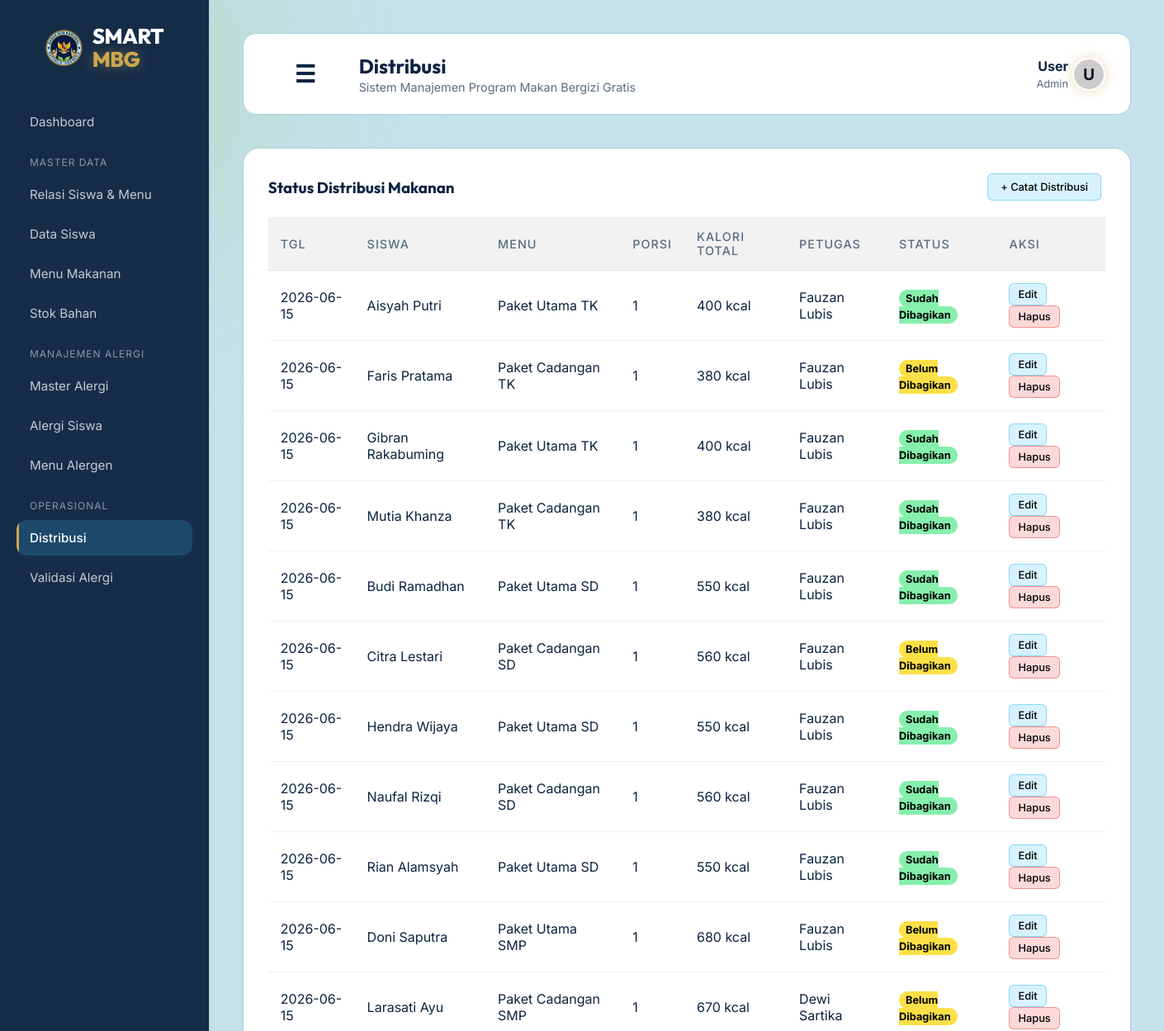
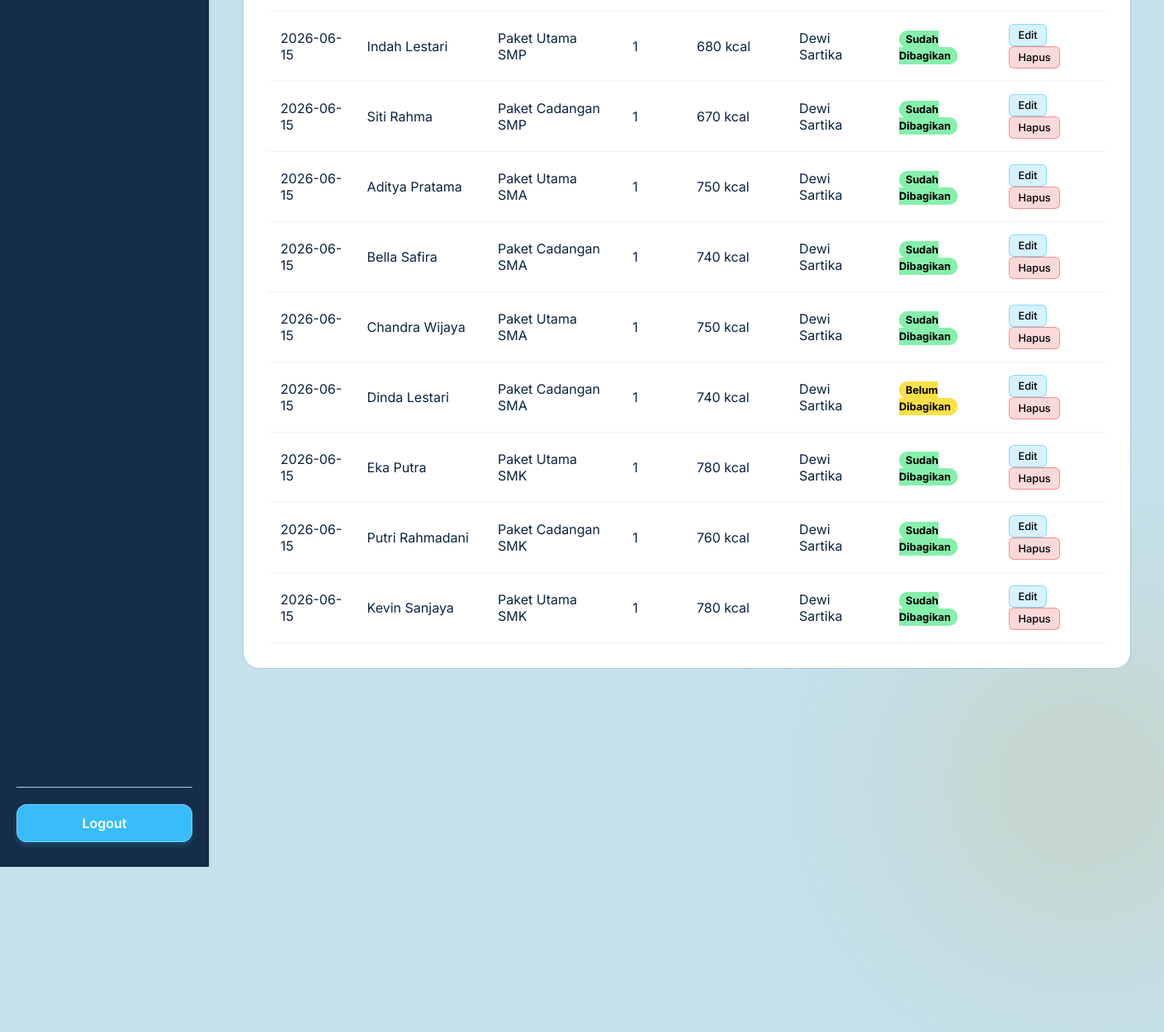
Screenshot of /public/distribusi with the database file from the repository (2 pictures, top to bottom).
### tables this page shows
CREATE TABLE `distribusi` (
  `id_distribusi` int(11) NOT NULL,
  `id_siswa` int(11) NOT NULL,
  `id_menu` int(11) NOT NULL,
  `id_petugas` int(11) NOT NULL,
  `tanggal` date NOT NULL,
  `jumlah_porsi` int(11) DEFAULT 1,
  `total_kalori` int(11) DEFAULT 0,
  `status` enum('Sudah Dibagikan','Belum Dibagikan') DEFAULT 'Belum Dibagikan'
);

CREATE TABLE `siswa` (
  `id_siswa` int(11) NOT NULL,
  `nis` varchar(30) NOT NULL,
  `nama_siswa` varchar(100) NOT NULL,
  `jenis_kelamin` enum('L','P') NOT NULL,
  `status` enum('Aktif','Nonaktif') DEFAULT 'Aktif',
  `created_at` timestamp NOT NULL DEFAULT current_timestamp(),
  `id_sekolah` int(11) NOT NULL
);

CREATE TABLE `menu_makanan` (
  `id_menu` int(11) NOT NULL,
  `nama_menu` varchar(100) NOT NULL,
  `jenjang` enum('TK','SD','SMP','SMA','SMK') NOT NULL,
  `kategori` enum('Makanan Utama','Lauk','Sayur','Buah','Minuman') NOT NULL,
  `deskripsi` text DEFAULT NULL,
  `kalori` int(11) NOT NULL,
  `protein` decimal(5,2) DEFAULT 0.00,
  `lemak` decimal(5,2) DEFAULT 0.00,
  `karbohidrat` decimal(5,2) DEFAULT 0.00,
  `vitamin` decimal(5,2) DEFAULT 0.00,
  `berat_porsi` int(11) DEFAULT 0 COMMENT 'gram',
  `harga` decimal(10,2) DEFAULT 0.00,
  `status` enum('Aktif','Nonaktif') DEFAULT 'Aktif',
  `created_at` timestamp NOT NULL DEFAULT current_timestamp()
);

CREATE TABLE `users` (
  `id_user` int(11) NOT NULL,
  `nama` varchar(100) NOT NULL,
  `username` varchar(50) NOT NULL,
  `password` varchar(255) NOT NULL,
  `role` enum('admin','petugas_stok','petugas_distribusi') DEFAULT 'petugas_stok',
  `created_at` timestamp NOT NULL DEFAULT current_timestamp()
);

### app/core/Controller.php (called while the page is built, shortened)
<?php
class Controller {
    public function view($view, $data = []) {
        require_once '../app/views/' . $view . '.php';
    }
    public function model($model) {
        return new $model;
    }
}

### app/controllers/Distribusi.php (called while the page is built, shortened)
<?php
class Distribusi extends Controller {
    public function index() {
        $data['judul'] = 'Distribusi';
        $data['distribusi'] = $this->model('Distribusi_model')->getAllDistribusi();
        $data['siswa'] = $this->model('Siswa_model')->getAllSiswa();
        $data['menu'] = $this->model('Menu_model')->getAllMenu();
        $data['users'] = $this->model('User_model')->getAllUsers();
        $this->view('distribusi/index', $data);
    }
}

### app/core/App.php (called while the page is built, shortened)
<?php
class App {
    protected $method = 'index';
    protected $params = [];
    public function __construct() {
        $this->controller = new $this->controller;
        call_user_func_array([$this->controller, $this->method], $this->params);
    }
}

### public/index.php (called while the page is built, shortened)
<?php
$app = new App();

### app/core/Database.php (called while the page is built, shortened)
<?php
class Database {
    private $host = DB_HOST;
    private $user = DB_USER;
    private $pass = DB_PASS;
    private $db_name = DB_NAME;
    private $dbh;
    private $stmt;
    public function __construct() {
        $dsn = 'mysql:host=' . $this->host . ';dbname=' . $this->db_name;
        $option = [
            PDO::ATTR_PERSISTENT => true,
            PDO::ATTR_ERRMODE => PDO::ERRMODE_EXCEPTION
        ];
        try {
            $this->dbh = new PDO($dsn, $this->user, $this->pass, $option);
        } catch(PDOException $e) {
            die($e->getMessage());
        }
    }
    public function query($query) {
        $this->stmt = $this->dbh->prepare($query);
    }
    public function execute() {
        $this->stmt->execute();
    }
    public function resultSet() {
        $this->execute();
        return $this->stmt->fetchAll(PDO::FETCH_ASSOC);
    }
}

### app/models/Distribusi_model.php (called while the page is built, shortened)
<?php
class Distribusi_model {
    private $db;
    public function __construct() { $this->db = new Database; }
    public function getAllDistribusi() {
        $query = "SELECT distribusi.*, siswa.nama_siswa, menu_makanan.nama_menu, users.nama AS nama_petugas
                  FROM distribusi
                  JOIN siswa ON distribusi.id_siswa = siswa.id_siswa
                  JOIN menu_makanan ON distribusi.id_menu = menu_makanan.id_menu
                  JOIN users ON distribusi.id_petugas = users.id_user";
        $this->db->query($query);
        return $this->db->resultSet();
    }
}

### app/config/config.php (called while the page is built, shortened)
<?php
function esc($string) {
    return htmlspecialchars((string)$string, ENT_QUOTES, 'UTF-8');
}

### app/views/distribusi/index.php (the view, shortened to what this page needs)
<div class="glass-panel-widget akses-distribusi" style="width: 100%;">
    <div style="display:flex; justify-content: space-between; align-items:center;">
        <h3 style="color:var(--text-primary); font-family: 'Outfit';">Status Distribusi Makanan</h3>
        <a href="#" onclick="document.getElementById('modalTambah').style.display='flex'; return false;" class="btn-sm btn-sm-edit" style="padding: 8px 15px;">+ Catat Distribusi</a>
    </div>
    <div class="table-responsive">
        <table>
            <thead>
                <tr>
                    <th>Tgl</th>
                    <th>Siswa</th>
                    <th>Menu</th>
                    <th>Porsi</th>
                    <th>Kalori Total</th>
                    <th>Petugas</th>
                    <th>Status</th>
                    <th>Aksi</th>
                </tr>
            </thead>
            <tbody>
                <?php foreach($data['distribusi'] as $d) : ?>
                <tr>
                    <td><?= esc($d['tanggal']); ?></td>
                    <td><?= esc($d['nama_siswa']); ?></td>
                    <td><?= esc($d['nama_menu']); ?></td>
                    <td><?= esc($d['jumlah_porsi']); ?></td>
                    <td><?= esc($d['total_kalori']); ?> kcal</td>
                    <td><?= esc($d['nama_petugas']); ?></td>
                    <td>
                        <span style="background: <?= $d['status'] == 'Sudah Dibagikan' ? '#86efac' : '#fde047'; ?>; color: #000; padding:3px 8px; border-radius:10px; font-size:0.8rem; font-weight:bold;">
                            <?= esc($d['status']); ?>
                        </span>
                    </td>
                    <td>
                        <a href="#" onclick="openUpdateModal('<?= esc($d['id_distribusi']); ?>', '<?= esc($d['tanggal']); ?>', '<?= esc($d['id_siswa']); ?>', '<?= esc($d['id_menu']); ?>', '<?= esc($d['jumlah_porsi']); ?>', '<?= esc($d['total_kalori']); ?>', '<?= esc($d['id_petugas']); ?>', '<?= esc($d['status']); ?>'); return false;" class="btn-sm btn-sm-edit">Edit</a>
                        <a href="<?= BASEURL; ?>/distribusi/hapus/<?= esc($d['id_distribusi']); ?>" onclick="return confirm('Apakah Anda yakin ingin menghapus data distribusi ini?');" class="btn-sm btn-sm-delete">Hapus</a>
                    </td>
                </tr>
                <?php endforeach; ?>
            </tbody>
        </table>
    </div>
</div>

### public/css/style.css (style rules this page uses)
:root { --bg-color: #c5e1eb; --text-primary: #0c2340; --text-secondary: #5a6b82; --accent-color: #cea64f; --accent-glow: rgba(206, 166, 79, 0.4); --glass-bg: #ffffff; --glass-border: #a8d0db; --mbg-green: #97c55c; --mbg-navy: #0c2340; }
* { margin: 0; padding: 0; box-sizing: border-box; }
body { font-family: 'Inter', sans-serif; background-color: var(--bg-color); color: var(--text-primary); min-height: 100vh; display: flex; justify-content: center; align-items: center; overflow: hidden; position: relative; }

### rows the page displays
distribusi: tanggal "2026-06-15", id_siswa.nama_siswa "Aisyah Putri", id_menu.nama_menu "Paket Utama TK", jumlah_porsi "1", total_kalori "400", id_petugas.nama "Fauzan Lubis", status "Sudah Dibagikan"
distribusi: tanggal "2026-06-15", id_siswa.nama_siswa "Faris Pratama", id_menu.nama_menu "Paket Cadangan TK", jumlah_porsi "1", total_kalori "380", id_petugas.nama "Fauzan Lubis", status "Belum Dibagikan"
distribusi: tanggal "2026-06-15", id_siswa.nama_siswa "Gibran Rakabuming", id_menu.nama_menu "Paket Utama TK", jumlah_porsi "1", total_kalori "400", id_petugas.nama "Fauzan Lubis", status "Sudah Dibagikan"
distribusi: tanggal "2026-06-15", id_siswa.nama_siswa "Mutia Khanza", id_menu.nama_menu "Paket Cadangan TK", jumlah_porsi "1", total_kalori "380", id_petugas.nama "Fauzan Lubis", status "Sudah Dibagikan"
distribusi: tanggal "2026-06-15", id_siswa.nama_siswa "Budi Ramadhan", id_menu.nama_menu "Paket Utama SD", jumlah_porsi "1", total_kalori "550", id_petugas.nama "Fauzan Lubis", status "Sudah Dibagikan"
distribusi: tanggal "2026-06-15", id_siswa.nama_siswa "Citra Lestari", id_menu.nama_menu "Paket Cadangan SD", jumlah_porsi "1", total_kalori "560", id_petugas.nama "Fauzan Lubis", status "Belum Dibagikan"
distribusi: tanggal "2026-06-15", id_siswa.nama_siswa "Hendra Wijaya", id_menu.nama_menu "Paket Utama SD", jumlah_porsi "1", total_kalori "550", id_petugas.nama "Fauzan Lubis", status "Sudah Dibagikan"
distribusi: tanggal "2026-06-15", id_siswa.nama_siswa "Naufal Rizqi", id_menu.nama_menu "Paket Cadangan SD", jumlah_porsi "1", total_kalori "560", id_petugas.nama "Fauzan Lubis", status "Sudah Dibagikan"
distribusi: tanggal "2026-06-15", id_siswa.nama_siswa "Rian Alamsyah", id_menu.nama_menu "Paket Utama SD", jumlah_porsi "1", total_kalori "550", id_petugas.nama "Fauzan Lubis", status "Sudah Dibagikan"
distribusi: tanggal "2026-06-15", id_siswa.nama_siswa "Doni Saputra", id_menu.nama_menu "Paket Utama SMP", jumlah_porsi "1", total_kalori "680", id_petugas.nama "Fauzan Lubis", status "Belum Dibagikan"
distribusi: tanggal "2026-06-15", id_siswa.nama_siswa "Larasati Ayu", id_menu.nama_menu "Paket Cadangan SMP", jumlah_porsi "1", total_kalori "670", id_petugas.nama "Dewi Sartika", status "Belum Dibagikan"
distribusi: tanggal "2026-06-15", id_siswa.nama_siswa "Indah Lestari", id_menu.nama_menu "Paket Utama SMP", jumlah_porsi "1", total_kalori "680", id_petugas.nama "Dewi Sartika", status "Sudah Dibagikan"
distribusi: tanggal "2026-06-15", id_siswa.nama_siswa "Siti Rahma", id_menu.nama_menu "Paket Cadangan SMP", jumlah_porsi "1", total_kalori "670", id_petugas.nama "Dewi Sartika", status "Sudah Dibagikan"
distribusi: tanggal "2026-06-15", id_siswa.nama_siswa "Aditya Pratama", id_menu.nama_menu "Paket Utama SMA", jumlah_porsi "1", total_kalori "750", id_petugas.nama "Dewi Sartika", status "Sudah Dibagikan"
distribusi: tanggal "2026-06-15", id_siswa.nama_siswa "Bella Safira", id_menu.nama_menu "Paket Cadangan SMA", jumlah_porsi "1", total_kalori "740", id_petugas.nama "Dewi Sartika", status "Sudah Dibagikan"
distribusi: tanggal "2026-06-15", id_siswa.nama_siswa "Chandra Wijaya", id_menu.nama_menu "Paket Utama SMA", jumlah_porsi "1", total_kalori "750", id_petugas.nama "Dewi Sartika", status "Sudah Dibagikan"
distribusi: tanggal "2026-06-15", id_siswa.nama_siswa "Dinda Lestari", id_menu.nama_menu "Paket Cadangan SMA", jumlah_porsi "1", total_kalori "740", id_petugas.nama "Dewi Sartika", status "Belum Dibagikan"
distribusi: tanggal "2026-06-15", id_siswa.nama_siswa "Eka Putra", id_menu.nama_menu "Paket Utama SMK", jumlah_porsi "1", total_kalori "780", id_petugas.nama "Dewi Sartika", status "Sudah Dibagikan"
distribusi: tanggal "2026-06-15", id_siswa.nama_siswa "Putri Rahmadani", id_menu.nama_menu "Paket Cadangan SMK", jumlah_porsi "1", total_kalori "760", id_petugas.nama "Dewi Sartika", status "Sudah Dibagikan"
distribusi: tanggal "2026-06-15", id_siswa.nama_siswa "Kevin Sanjaya", id_menu.nama_menu "Paket Utama SMK", jumlah_porsi "1", total_kalori "780", id_petugas.nama "Dewi Sartika", status "Sudah Dibagikan"

### other values shown
$data['judul'] "Distribusi"
$inisial "U"
